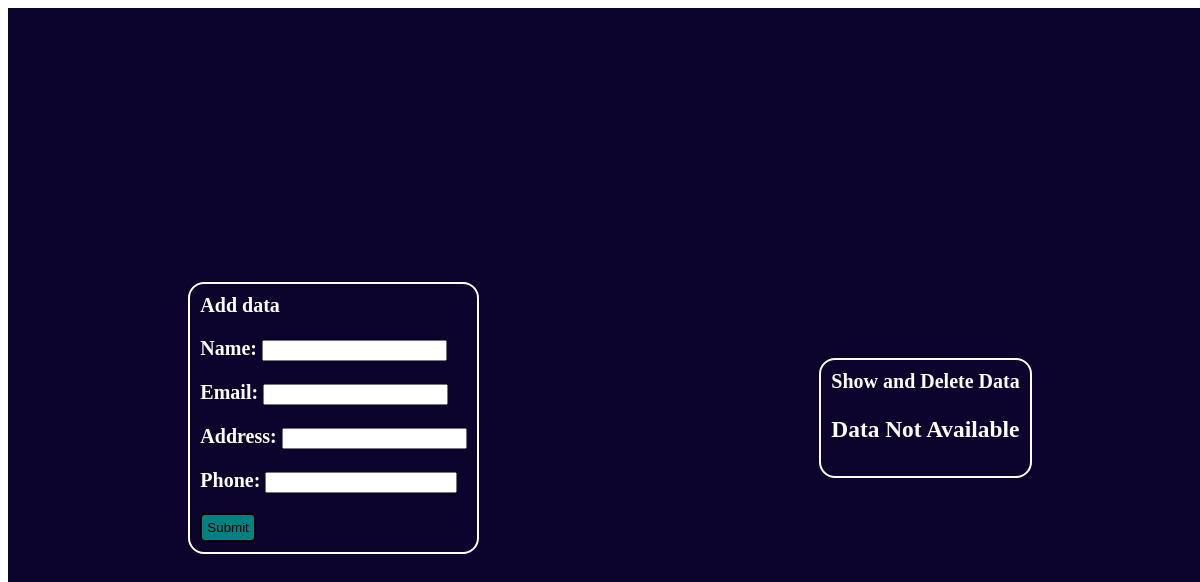
The app's page /, older data.
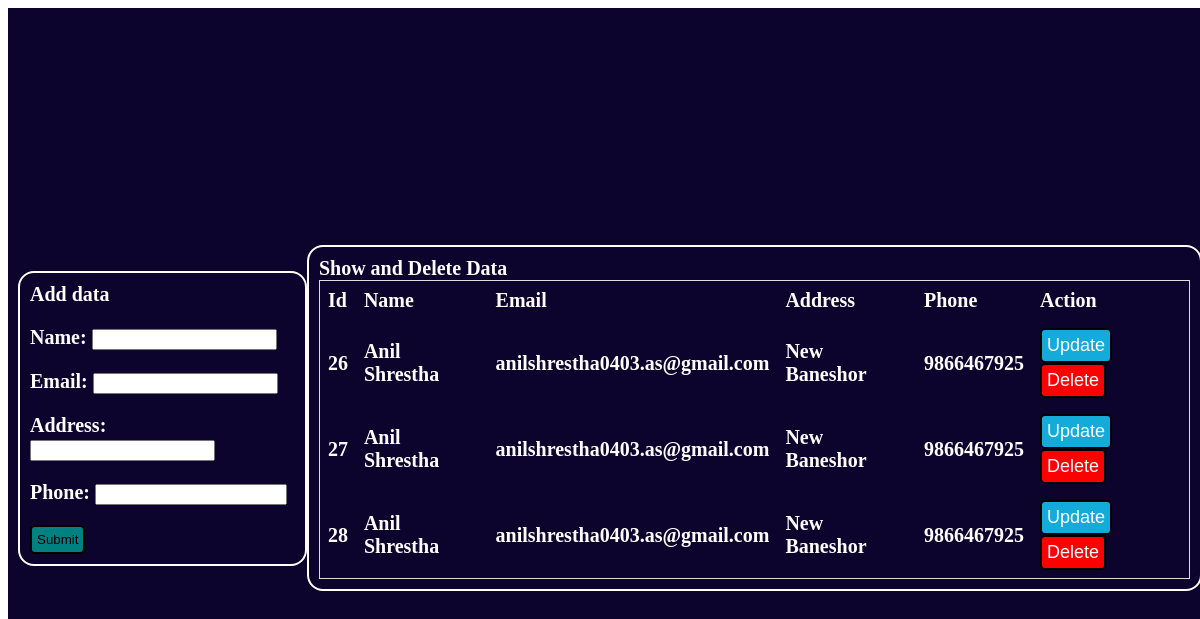
The same page, newer data.
### curd/models.py (models this page shows)
class Student(models.Model):
    name = models.CharField(max_length=70)
    email = models.EmailField(max_length=70)
    address = models.CharField(max_length=70)
    phone = models.BigIntegerField()

### curd/views.py (the view)
# urls.py: path('', views.index, name ='index'),
def index(request):
    data = Student.objects.all()
    if request.method == 'POST':
        fm = StudentRegistration(request.POST)
        if fm.is_valid():
            name = fm.cleaned_data['name']
            email = fm.cleaned_data['email']
            address = fm.cleaned_data['address']
            phone = fm.cleaned_data['phone']
            reg = Student(name=name, email=email, address=address, phone=phone)
            reg.save()
            return HttpResponseRedirect('/')
    else:
        fm = StudentRegistration()
    return render(request, 'index.html', {'form': fm, 'data': data})

### curd/forms.py
class StudentRegistration(forms.ModelForm):
    class Meta:
        model = Student
        fields = ['name','email','address','phone']

### curd/templates/index.html (shortened to what this page needs)
<!DOCTYPE html>
{% load static %}
<html lang="en">
<head>
    <link rel="stylesheet" href="{% static 'css/style.css' %}">
</head>
<body>
    <div class="container">
        <div class="item form"><span>Add data</span>
            <form action="" method='POsT'> {% csrf_token %}
                {{form.as_p}}
                <button type='submit' class="btn btn-submit"> Submit</button>
            </form>
        </div>
        <div class="item show" style="overflow-x:auto;"><span>Show and Delete Data</span>
            {% if data %}
            <table>
                <tr>
                    <th>Id</th>
                    <th>Name</th>
                    <th>Email</th>
                    <th>Address</th>
                    <th>Phone</th>
                    <th>Action</th>
                </tr>
                {% for item in data %}
                <tr>
                    <td>{{item.id}}</td>
                    <td>{{item.name}}</td>
                    <td>{{item.email}}</td>
                    <td>{{item.address}}</td>
                    <td>{{item.phone}}</td>
                    <td>
                        <button class="btn btn-update"> <a href='{% url 'update' item.id %}' >Update</a> </button>
                        <button class="btn btn-delete"> <a href='{% url 'delete' item.id %}'>Delete</a> </button>
                    </td>
                </tr>
                {% endfor %}
            </table>
            {% else %}
            <h3>Data Not Available</h3>
            {% endif %}
        </div>
    </div>
</body>
</html>

Row changes from the older to the newer data that the page shows:
added Student: id "26", name "Anil Shrestha", email "anilshrestha0403.as@gmail.com", address "New Baneshor", phone "9866467925"
added Student: id "27", name "Anil Shrestha", email "anilshrestha0403.as@gmail.com", address "New Baneshor", phone "9866467925"
added Student: id "28", name "Anil Shrestha", email "anilshrestha0403.as@gmail.com", address "New Baneshor", phone "9866467925"
Text that changed along with them:
text no longer shown: "Data Not Available"
text now shown: "Id Name Email Address Phone Action"
